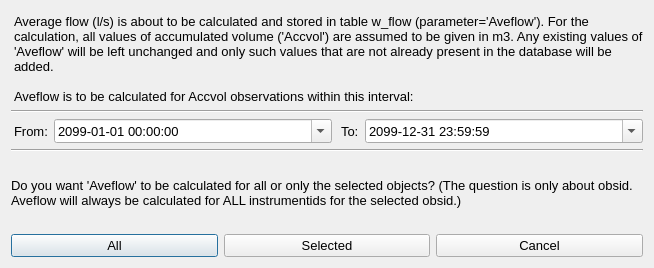
<?xml version="1.0" encoding="UTF-8"?>
<ui version="4.0">
 <class>Dialog</class>
 <widget class="QDialog" name="dialog">
  <property name="windowModality">
   <enum>Qt::NonModal</enum>
  </property>
  <property name="enabled">
   <bool>true</bool>
  </property>
  <property name="geometry">
   <rect>
    <x>0</x>
    <y>0</y>
    <width>493</width>
    <height>268</height>
   </rect>
  </property>
  <property name="sizePolicy">
   <sizepolicy hsizetype="MinimumExpanding" vsizetype="MinimumExpanding">
    <horstretch>0</horstretch>
    <verstretch>0</verstretch>
   </sizepolicy>
  </property>
  <property name="minimumSize">
   <size>
    <width>0</width>
    <height>0</height>
   </size>
  </property>
  <property name="maximumSize">
   <size>
    <width>16777215</width>
    <height>16777215</height>
   </size>
  </property>
  <property name="windowTitle">
   <string>Dialog</string>
  </property>
  <property name="modal">
   <bool>false</bool>
  </property>
  <layout class="QVBoxLayout" name="vertical_layout_2">
   <item>
    <layout class="QVBoxLayout" name="vertical_layout">
     <item>
      <widget class="QLabel" name="instructions">
       <property name="sizePolicy">
        <sizepolicy hsizetype="MinimumExpanding" vsizetype="Preferred">
         <horstretch>0</horstretch>
         <verstretch>0</verstretch>
        </sizepolicy>
       </property>
       <property name="minimumSize">
        <size>
         <width>0</width>
         <height>0</height>
        </size>
       </property>
       <property name="font">
        <font>
         <family>Arial</family>
         <pointsize>10</pointsize>
         <weight>50</weight>
         <bold>false</bold>
         <kerning>true</kerning>
        </font>
       </property>
       <property name="text">
        <string>Average flow (l/s) is about to be calculated and stored in table w_flow (parameter='Aveflow'). For the calculation, all values of accumulated volume ('Accvol') are assumed to be given in m3. Any existing values of 'Aveflow' will be left unchanged and only such values that are not already present in the database will be added. 

Aveflow is to be calculated for Accvol observations within this interval:</string>
       </property>
       <property name="alignment">
        <set>Qt::AlignLeading|Qt::AlignLeft|Qt::AlignTop</set>
       </property>
       <property name="wordWrap">
        <bool>true</bool>
       </property>
       <property name="indent">
        <number>3</number>
       </property>
      </widget>
     </item>
     <item>
      <widget class="Line" name="line">
       <property name="sizePolicy">
        <sizepolicy hsizetype="Expanding" vsizetype="Fixed">
         <horstretch>0</horstretch>
         <verstretch>0</verstretch>
        </sizepolicy>
       </property>
       <property name="minimumSize">
        <size>
         <width>0</width>
         <height>0</height>
        </size>
       </property>
       <property name="font">
        <font>
         <family>Arial</family>
        </font>
       </property>
       <property name="orientation">
        <enum>Qt::Horizontal</enum>
       </property>
      </widget>
     </item>
     <item>
      <layout class="QHBoxLayout" name="horizontal_layout">
       <item>
        <widget class="QLabel" name="label_2">
         <property name="sizePolicy">
          <sizepolicy hsizetype="Preferred" vsizetype="Preferred">
           <horstretch>0</horstretch>
           <verstretch>0</verstretch>
          </sizepolicy>
         </property>
         <property name="minimumSize">
          <size>
           <width>0</width>
           <height>0</height>
          </size>
         </property>
         <property name="font">
          <font>
           <family>Arial</family>
           <pointsize>10</pointsize>
          </font>
         </property>
         <property name="text">
          <string>From:</string>
         </property>
         <property name="alignment">
          <set>Qt::AlignLeading|Qt::AlignLeft|Qt::AlignVCenter</set>
         </property>
         <property name="indent">
          <number>3</number>
         </property>
        </widget>
       </item>
       <item>
        <widget class="QDateTimeEdit" name="from_date_time">
         <property name="sizePolicy">
          <sizepolicy hsizetype="MinimumExpanding" vsizetype="Fixed">
           <horstretch>0</horstretch>
           <verstretch>0</verstretch>
          </sizepolicy>
         </property>
         <property name="minimumSize">
          <size>
           <width>0</width>
           <height>0</height>
          </size>
         </property>
         <property name="font">
          <font>
           <family>Arial</family>
           <pointsize>10</pointsize>
          </font>
         </property>
         <property name="wrapping">
          <bool>false</bool>
         </property>
         <property name="frame">
          <bool>true</bool>
         </property>
         <property name="specialValueText">
          <string/>
         </property>
         <property name="keyboardTracking">
          <bool>true</bool>
         </property>
         <property name="dateTime">
          <datetime>
           <hour>0</hour>
           <minute>0</minute>
           <second>0</second>
           <year>2099</year>
           <month>1</month>
           <day>1</day>
          </datetime>
         </property>
         <property name="date">
          <date>
           <year>2099</year>
           <month>1</month>
           <day>1</day>
          </date>
         </property>
         <property name="displayFormat">
          <string>yyyy-MM-dd HH:mm:ss</string>
         </property>
         <property name="calendarPopup">
          <bool>true</bool>
         </property>
        </widget>
       </item>
       <item>
        <widget class="QLabel" name="label_3">
         <property name="sizePolicy">
          <sizepolicy hsizetype="Preferred" vsizetype="Preferred">
           <horstretch>0</horstretch>
           <verstretch>0</verstretch>
          </sizepolicy>
         </property>
         <property name="minimumSize">
          <size>
           <width>0</width>
           <height>0</height>
          </size>
         </property>
         <property name="font">
          <font>
           <family>Arial</family>
           <pointsize>10</pointsize>
          </font>
         </property>
         <property name="text">
          <string>To:</string>
         </property>
         <property name="alignment">
          <set>Qt::AlignLeading|Qt::AlignLeft|Qt::AlignVCenter</set>
         </property>
         <property name="indent">
          <number>3</number>
         </property>
        </widget>
       </item>
       <item>
        <widget class="QDateTimeEdit" name="to_date_time">
         <property name="sizePolicy">
          <sizepolicy hsizetype="Expanding" vsizetype="Fixed">
           <horstretch>0</horstretch>
           <verstretch>0</verstretch>
          </sizepolicy>
         </property>
         <property name="minimumSize">
          <size>
           <width>0</width>
           <height>0</height>
          </size>
         </property>
         <property name="font">
          <font>
           <family>Arial</family>
           <pointsize>10</pointsize>
          </font>
         </property>
         <property name="wrapping">
          <bool>false</bool>
         </property>
         <property name="frame">
          <bool>true</bool>
         </property>
         <property name="specialValueText">
          <string/>
         </property>
         <property name="keyboardTracking">
          <bool>true</bool>
         </property>
         <property name="dateTime">
          <datetime>
           <hour>23</hour>
           <minute>59</minute>
           <second>59</second>
           <year>2099</year>
           <month>12</month>
           <day>31</day>
          </datetime>
         </property>
         <property name="displayFormat">
          <string>yyyy-MM-dd HH:mm:ss</string>
         </property>
         <property name="calendarPopup">
          <bool>true</bool>
         </property>
        </widget>
       </item>
      </layout>
     </item>
     <item>
      <widget class="Line" name="line_2">
       <property name="sizePolicy">
        <sizepolicy hsizetype="Expanding" vsizetype="Fixed">
         <horstretch>0</horstretch>
         <verstretch>0</verstretch>
        </sizepolicy>
       </property>
       <property name="minimumSize">
        <size>
         <width>0</width>
         <height>0</height>
        </size>
       </property>
       <property name="font">
        <font>
         <family>Arial</family>
        </font>
       </property>
       <property name="orientation">
        <enum>Qt::Horizontal</enum>
       </property>
      </widget>
     </item>
     <item>
      <widget class="QLabel" name="label">
       <property name="sizePolicy">
        <sizepolicy hsizetype="MinimumExpanding" vsizetype="Preferred">
         <horstretch>0</horstretch>
         <verstretch>0</verstretch>
        </sizepolicy>
       </property>
       <property name="minimumSize">
        <size>
         <width>0</width>
         <height>0</height>
        </size>
       </property>
       <property name="font">
        <font>
         <family>Arial</family>
         <pointsize>10</pointsize>
        </font>
       </property>
       <property name="text">
        <string>Do you want 'Aveflow' to be calculated for all or only the selected objects? (The question is only about obsid. Aveflow will always be calculated for ALL instrumentids for the selected obsid.)</string>
       </property>
       <property name="wordWrap">
        <bool>true</bool>
       </property>
      </widget>
     </item>
     <item>
      <layout class="QHBoxLayout" name="horizontal_layout_2">
       <item>
        <widget class="QPushButton" name="push_button_all">
         <property name="sizePolicy">
          <sizepolicy hsizetype="Preferred" vsizetype="Fixed">
           <horstretch>0</horstretch>
           <verstretch>0</verstretch>
          </sizepolicy>
         </property>
         <property name="minimumSize">
          <size>
           <width>0</width>
           <height>0</height>
          </size>
         </property>
         <property name="font">
          <font>
           <family>Arial</family>
           <pointsize>10</pointsize>
          </font>
         </property>
         <property name="text">
          <string>All</string>
         </property>
        </widget>
       </item>
       <item>
        <widget class="QPushButton" name="push_button_selected">
         <property name="sizePolicy">
          <sizepolicy hsizetype="Preferred" vsizetype="Fixed">
           <horstretch>0</horstretch>
           <verstretch>0</verstretch>
          </sizepolicy>
         </property>
         <property name="minimumSize">
          <size>
           <width>0</width>
           <height>0</height>
          </size>
         </property>
         <property name="font">
          <font>
           <family>Arial</family>
           <pointsize>10</pointsize>
          </font>
         </property>
         <property name="text">
          <string>Selected</string>
         </property>
        </widget>
       </item>
       <item>
        <widget class="QPushButton" name="push_button_cancel">
         <property name="sizePolicy">
          <sizepolicy hsizetype="Preferred" vsizetype="Fixed">
           <horstretch>0</horstretch>
           <verstretch>0</verstretch>
          </sizepolicy>
         </property>
         <property name="minimumSize">
          <size>
           <width>0</width>
           <height>0</height>
          </size>
         </property>
         <property name="font">
          <font>
           <family>Arial</family>
           <pointsize>10</pointsize>
          </font>
         </property>
         <property name="text">
          <string>Cancel</string>
         </property>
        </widget>
       </item>
      </layout>
     </item>
    </layout>
   </item>
  </layout>
 </widget>
 <resources/>
 <connections/>
</ui>
